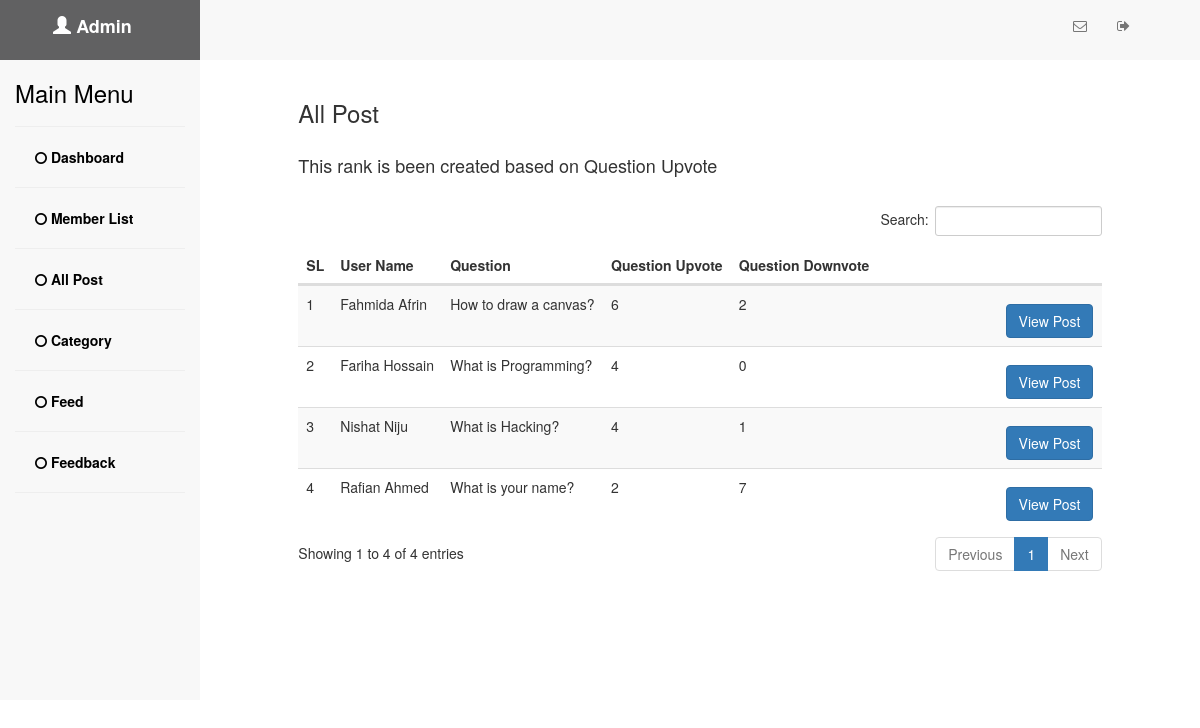
/all_post.php (signed in), run on the app's committed database.
### tables this page shows
CREATE TABLE `question` (
  `question_id` int(10) NOT NULL,
  `question_title` tinytext NOT NULL,
  `question_body` text NOT NULL,
  `question_upvote` int(11) NOT NULL,
  `question_downvote` int(11) NOT NULL,
  `user_id` int(10) NOT NULL,
  `question_status` varchar(100) NOT NULL
);

CREATE TABLE `user` (
  `user_id` int(10) NOT NULL,
  `user_name` varchar(100) NOT NULL,
  `user_email` varchar(100) NOT NULL,
  `user_password` varchar(100) NOT NULL,
  `user_work` varchar(100) NOT NULL,
  `user_qualification` varchar(100) NOT NULL,
  `user_location` varchar(100) NOT NULL,
  `image` varchar(100) NOT NULL,
  `status` varchar(100) NOT NULL
);

### all_post.php (the view, shortened to what this page needs)
<?php
    include("php/session.php");
?>
<!Doctype html>
<html class="no-js" lang="en">
    <head>
        <link rel="stylesheet" type="text/css" href="css/font-awesome.min.css">
        <link rel="stylesheet" type="text/css" href="css/bootstrap.min.css">
        <link href="css/dataTables.bootstrap.min.css" rel="stylesheet" type="text/css"/>
        <link href="css/admin.css" rel="stylesheet" type="text/css"/>
    </head>
    <body>
        <nav class="navbar navbar-default navbar-fixed-top">
            <div class="container-fluid">
                <div class="row">
                    <div class="navbar-header col-sm-2 part1 text-center">
                        <a class="navbar-brand" href="dashboard.php"><i class="glyphicon glyphicon-user"></i> Admin</a>
                    </div>
                    <div class="col-sm-10">
                        <div class="collapse navbar-collapse" id="myNavbar">
                            <ul class="nav navbar-nav navbar-right">
                                <li><a href="#"><i class="fa fa-envelope-o" aria-hidden="true"></i></a></li>
                                <li><a href="logout.php"><i class="fa fa-sign-out" aria-hidden="true"></i></a></li>
                                <li class="dropdown">
                                    <a class="dropdown-toggle" data-toggle="dropdown" href="#" aria-expanded="false"><img src="img/blank-profile-pic.png" class="img-responsive img-circle pro-pic" alt="">
                                    </a>
                                </li>
                            </ul>
                        </div>
                    </div>
                </div>
            </div>
        </nav>
        <div class="container-fluid pt-60">
            <div class="row">
                <div class="col-sm-2 part1" style="height: 80vh;background-color:#f8f8f8;">
                    <h3 style="color:black">Main Menu</h3>
                    <hr>
                    <ul class="list-unstyled">
                        <li><a href="dashboard.php"><i class="fa fa-circle-o" aria-hidden="true"></i> Dashboard</a></li><hr>
                        <li><a href="members.php"><i class="fa fa-circle-o" aria-hidden="true"></i> Member List</a></li><hr>
                        <li><a href="all_post.php"><i class="fa fa-circle-o" aria-hidden="true"></i> All Post</a></li><hr>
                        <li><a href="category.php"><i class="fa fa-circle-o" aria-hidden="true"></i> Category</a></li><hr>
                        <li><a href="feed_admin.php"><i class="fa fa-circle-o" aria-hidden="true"></i> Feed</a></li><hr>
                        <li><a href="all_feedback.php"><i class="fa fa-circle-o" aria-hidden="true"></i> Feedback</a></li><hr>
                    </ul>
                </div>
                <div class="col-sm-10">
                    <div class="row">
                        <div class="col-sm-10 col-sm-offset-1 pt-20">
                            <div class="table-responsive">
                                <h3 class="mb-30">All Post</h3>
                                <h4 class="mb-30">This rank is been created based on Question Upvote</h4>
                                <table id="example" class="table table-striped">
                                    <thead>
                                        <tr>
                                            <th>SL</th>
                                            <th>User Name</th>
                                            <th>Question</th>
                                            <th>Question Upvote</th>
                                            <th>Question Downvote</th>
                                            <th></th>
                                        </tr>
                                    </thead>
                                    <tbody>
                                    <?php
                                        $sql_qlist="SELECT * FROM question ORDER BY question_upvote DESC";
                                        $query_qlist=mysqli_query($con, $sql_qlist);
                                        $i=0;
                                        while($row_qlist=mysqli_fetch_array($query_qlist)){
                                            $user_qid=$row_qlist["user_id"];
                                            $i++;
                                            $sql_Qmem="SELECT user_name FROM user WHERE user_id='$user_qid'";
                                            $query_Qmem=mysqli_query($con,$sql_Qmem);
                                            $row_Qmem=mysqli_fetch_array($query_Qmem);
                                    ?>
                                        <tr>
                                            <td><?php echo $i; ?></td>
                                            <td><?php echo $row_Qmem["user_name"]; ?></td>
                                            <td><?php echo $row_qlist["question_title"]; ?></td>
                                            <td><?php echo $row_qlist["question_upvote"]; ?></td>
                                            <td><?php echo $row_qlist["question_downvote"]; ?></td>
                                            <td><button class="btn btn-primary" style="margin-top:10px;margin-left:120px;" data-toggle="modal" data-target="#viewquestion<?php echo $i; ?>">View Post</button></td>
                                        </tr>
                                    <?php } ?>
                                    </tbody>
                                </table>
                            </div>
                        </div>
                    </div>
                </div>
            </div>
        </div>
    </body>
</html>

### css/admin.css (style rules this page uses)
.pt-60 { padding-top: 60px; }
.pt-20 { padding-top: 20px; }
.mb-30 { margin-bottom: 30px; }
.navbar-default { background-color: #f8f8f8; border-color: #e7e7e7; border: 0; height: 60px; }
.navbar-brand { display: block; font-weight: bold; color: #fff!important; height: 60px; text-align: center; float: none; }
.part1 { background: #4d4d4ee0; color: #fff; }
.part1 ul a { color:black; font-weight: bold; padding-left: 20px; }

### data on the page
question: user.user_name "Fahmida Afrin", question_title "How to draw a canvas?", question_upvote "6", question_downvote "2"
question: user.user_name "Fariha Hossain", question_title "What is Programming?", question_upvote "4", question_downvote "0"
question: user.user_name "Nishat Niju", question_title "What is Hacking?", question_upvote "4", question_downvote "1"
question: user.user_name "Rafian Ahmed", question_title "What is your name?", question_upvote "2", question_downvote "7"
